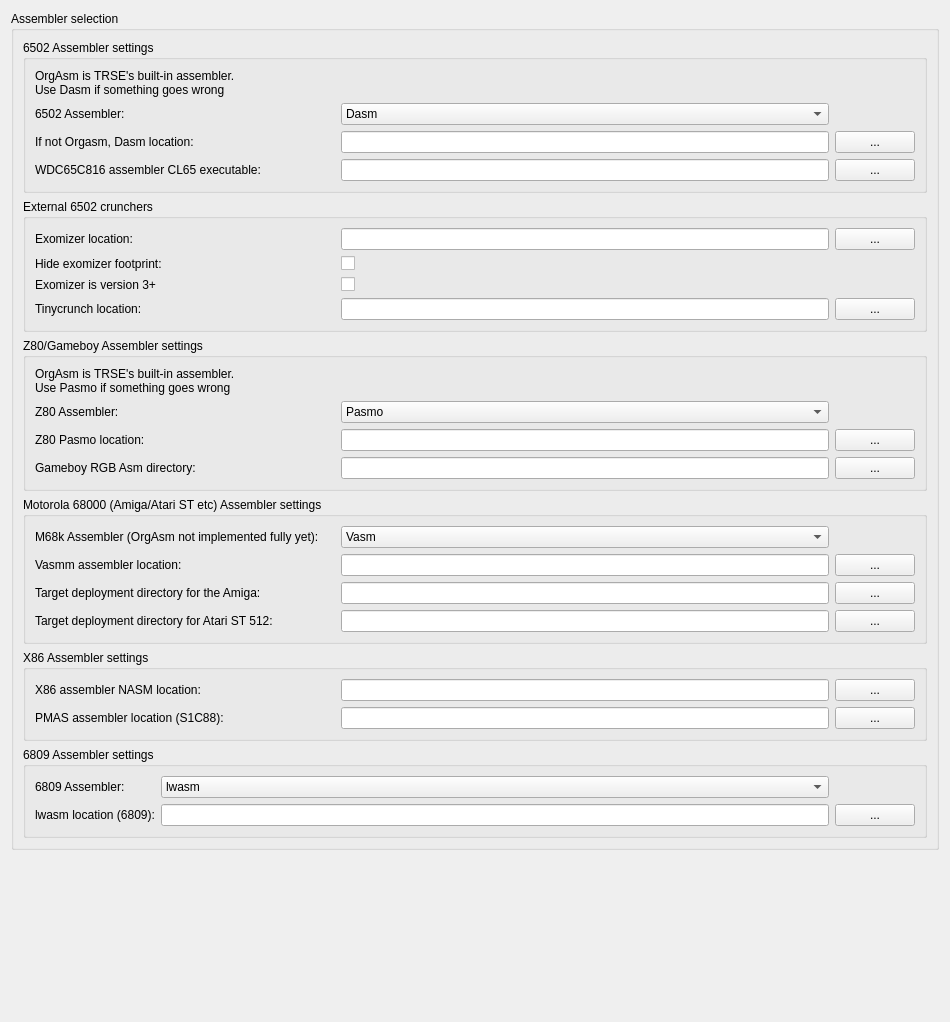
           <widget class="QWidget" name="scrollAreaWidgetContents_5">
            <property name="geometry">
             <rect>
              <x>0</x>
              <y>0</y>
              <width>950</width>
              <height>1022</height>
             </rect>
            </property>
            <layout class="QGridLayout" name="gridLayout_27">
             <item row="0" column="0">
              <layout class="QVBoxLayout" name="verticalLayout_2">
               <item>
                <widget class="QGroupBox" name="groupBox_6">
                 <property name="title">
                  <string>Assembler selection</string>
                 </property>
                 <layout class="QGridLayout" name="gridLayout_6">
                  <item row="4" column="0">
                   <widget class="QGroupBox" name="groupBox_4">
                    <property name="title">
                     <string>Motorola 68000 (Amiga/Atari ST etc) Assembler settings</string>
                    </property>
                    <layout class="QGridLayout" name="gridLayout_13">
                     <item row="0" column="0">
                      <layout class="QGridLayout" name="gridLayout_9">
                       <item row="1" column="1">
                        <widget class="QLineEdit" name="leVasmm"/>
                       </item>
                       <item row="3" column="0">
                        <widget class="QLabel" name="label_40">
                         <property name="text">
                          <string>Target deployment directory for Atari ST 512:</string>
                         </property>
                        </widget>
                       </item>
                       <item row="3" column="2">
                        <widget class="QPushButton" name="btn68kTargetDirAtariST">
                         <property name="text">
                          <string>...</string>
                         </property>
                        </widget>
                       </item>
                       <item row="2" column="2">
                        <widget class="QPushButton" name="btn68kTargetDir">
                         <property name="text">
                          <string>...</string>
                         </property>
                        </widget>
                       </item>
                       <item row="1" column="2">
                        <widget class="QPushButton" name="btnVasmm">
                         <property name="text">
                          <string>...</string>
                         </property>
                        </widget>
                       </item>
                       <item row="2" column="0">
                        <widget class="QLabel" name="label_25">
                         <property name="text">
                          <string>Target deployment directory for the Amiga:</string>
                         </property>
                        </widget>
                       </item>
                       <item row="2" column="1">
                        <widget class="QLineEdit" name="le68kTargetDir"/>
                       </item>
                       <item row="1" column="0">
                        <widget class="QLabel" name="label_24">
                         <property name="minimumSize">
                          <size>
                           <width>300</width>
                           <height>0</height>
                          </size>
                         </property>
                         <property name="text">
                          <string>Vasmm assembler location:</string>
                         </property>
                        </widget>
                       </item>
                       <item row="3" column="1">
                        <widget class="QLineEdit" name="le68kTargetDirAtariST"/>
                       </item>
                       <item row="0" column="0">
                        <widget class="QLabel" name="label_77">
                         <property name="text">
                          <string>M68k Assembler (OrgAsm not implemented fully yet):</string>
                         </property>
                        </widget>
                       </item>
                       <item row="0" column="1">
                        <widget class="QComboBox" name="cmbAssemblerM68k">
                         <item>
                          <property name="text">
                           <string>Vasm</string>
                          </property>
                         </item>
                         <item>
                          <property name="text">
                           <string>OrgAsm</string>
                          </property>
                         </item>
                        </widget>
                       </item>
                      </layout>
                     </item>
                    </layout>
                   </widget>
                  </item>
                  <item row="1" column="0">
                   <widget class="QGroupBox" name="groupBox_2">
                    <property name="title">
                     <string>External 6502 crunchers</string>
                    </property>
                    <layout class="QGridLayout" name="gridLayout_14">
                     <item row="0" column="0">
                      <layout class="QGridLayout" name="gridLayout_8">
                       <item row="4" column="2">
                        <widget class="QLineEdit" name="leTinyCrunch"/>
                       </item>
                       <item row="4" column="3">
                        <widget class="QPushButton" name="btnTinyCrunch">
                         <property name="text">
                          <string>...</string>
                         </property>
                        </widget>
                       </item>
                       <item row="1" column="0">
                        <widget class="QLabel" name="label_10">
                         <property name="text">
                          <string>Hide exomizer footprint: </string>
                         </property>
                        </widget>
                       </item>
                       <item row="0" column="3">
                        <widget class="QPushButton" name="btnExomizer">
                         <property name="text">
                          <string>...</string>
                         </property>
                        </widget>
                       </item>
                       <item row="4" column="0">
                        <widget class="QLabel" name="label_22">
                         <property name="text">
                          <string>Tinycrunch location:</string>
                         </property>
                        </widget>
                       </item>
                       <item row="0" column="2">
                        <widget class="QLineEdit" name="leExomizer"/>
                       </item>
                       <item row="1" column="2">
                        <widget class="QCheckBox" name="chkExomizerFootprint">
                         <property name="text">
                          <string/>
                         </property>
                        </widget>
                       </item>
                       <item row="0" column="0">
                        <widget class="QLabel" name="label_6">
                         <property name="minimumSize">
                          <size>
                           <width>300</width>
                           <height>0</height>
                          </size>
                         </property>
                         <property name="text">
                          <string>Exomizer location:</string>
                         </property>
                        </widget>
                       </item>
                       <item row="3" column="2">
                        <widget class="QCheckBox" name="chkExomizer">
                         <property name="text">
                          <string/>
                         </property>
                        </widget>
                       </item>
                       <item row="3" column="0">
                        <widget class="QLabel" name="label_13">
                         <property name="text">
                          <string>Exomizer is version 3+</string>
                         </property>
                        </widget>
                       </item>
                      </layout>
                     </item>
                    </layout>
                   </widget>
                  </item>
                  <item row="5" column="0">
                   <widget class="QGroupBox" name="groupBox_18">
                    <property name="title">
                     <string>X86 Assembler settings</string>
                    </property>
                    <layout class="QGridLayout" name="gridLayout_32">
                     <item row="1" column="0">
                      <widget class="QLabel" name="label_67">
                       <property name="text">
                        <string>PMAS assembler location (S1C88):</string>
                       </property>
                      </widget>
                     </item>
                     <item row="1" column="1">
                      <widget class="QLineEdit" name="lePMAS">
                       <property name="text">
                        <string/>
                       </property>
                      </widget>
                     </item>
                     <item row="0" column="1">
                      <widget class="QLineEdit" name="leNasm"/>
                     </item>
                     <item row="0" column="0">
                      <widget class="QLabel" name="label_35">
                       <property name="minimumSize">
                        <size>
                         <width>300</width>
                         <height>0</height>
                        </size>
                       </property>
                       <property name="text">
                        <string>X86 assembler NASM location:</string>
                       </property>
                      </widget>
                     </item>
                     <item row="0" column="2">
                      <widget class="QPushButton" name="btnNasm">
                       <property name="text">
                        <string>...</string>
                       </property>
                      </widget>
                     </item>
                     <item row="1" column="2">
                      <widget class="QPushButton" name="btnPMAS">
                       <property name="text">
                        <string>...</string>
                       </property>
                      </widget>
                     </item>
                    </layout>
                   </widget>
                  </item>
                  <item row="0" column="0">
                   <widget class="QGroupBox" name="groupBox_10">
                    <property name="title">
                     <string>6502 Assembler settings</string>
                    </property>
                    <layout class="QGridLayout" name="gridLayout_10" columnstretch="0,0,0">
                     <item row="3" column="2">
                      <widget class="QPushButton" name="btnCL65">
                       <property name="text">
                        <string>...</string>
                       </property>
                      </widget>
                     </item>
                     <item row="2" column="0">
                      <widget class="QLabel" name="label_2">
                       <property name="text">
                        <string>If not Orgasm, Dasm location:</string>
                       </property>
                      </widget>
                     </item>
                     <item row="2" column="2">
                      <widget class="QPushButton" name="btnDasm">
                       <property name="text">
                        <string>...</string>
                       </property>
                      </widget>
                     </item>
                     <item row="3" column="1">
                      <widget class="QLineEdit" name="leCL65">
                       <property name="text">
                        <string/>
                       </property>
                      </widget>
                     </item>
                     <item row="1" column="1">
                      <widget class="QComboBox" name="cmbAssembler">
                       <item>
                        <property name="text">
                         <string>Dasm</string>
                        </property>
                       </item>
                       <item>
                        <property name="text">
                         <string>OrgAsm</string>
                        </property>
                       </item>
                      </widget>
                     </item>
                     <item row="3" column="0">
                      <widget class="QLabel" name="label_61">
                       <property name="text">
                        <string>WDC65C816 assembler CL65 executable:</string>
                       </property>
                      </widget>
                     </item>
                     <item row="2" column="1">
                      <widget class="QLineEdit" name="leDasm"/>
                     </item>
                     <item row="0" column="0">
                      <widget class="QLabel" name="label_17">
                       <property name="minimumSize">
                        <size>
                         <width>300</width>
                         <height>0</height>
                        </size>
                       </property>
                       <property name="text">
                        <string>OrgAsm is TRSE's built-in assembler. 
Use Dasm if something goes wrong</string>
                       </property>
                      </widget>
                     </item>
                     <item row="1" column="0">
                      <widget class="QLabel" name="label_15">
                       <property name="text">
                        <string>6502 Assembler:</string>
                       </property>
                      </widget>
                     </item>
                    </layout>
                   </widget>
                  </item>
                  <item row="6" column="0">
                   <widget class="QGroupBox" name="groupBox_19">
                    <property name="title">
                     <string>6809 Assembler settings</string>
                    </property>
                    <layout class="QGridLayout" name="gridLayout_45">
                     <item row="1" column="2">
                      <widget class="QPushButton" name="btnWasm">
                       <property name="text">
                        <string>...</string>
                       </property>
                      </widget>
                     </item>
                     <item row="1" column="1">
                      <widget class="QLineEdit" name="leWasm">
                       <property name="text">
                        <string/>
                       </property>
                      </widget>
                     </item>
                     <item row="0" column="0">
                      <widget class="QLabel" name="label_99">
                       <property name="text">
                        <string>6809 Assembler:</string>
                       </property>
                      </widget>
                     </item>
                     <item row="1" column="0">
                      <widget class="QLabel" name="label_98">
                       <property name="text">
                        <string>lwasm location (6809):</string>
                       </property>
                      </widget>
                     </item>
                     <item row="0" column="1">
                      <widget class="QComboBox" name="cmb6809Assembler">
                       <item>
                        <property name="text">
                         <string>lwasm</string>
                        </property>
                       </item>
                       <item>
                        <property name="text">
                         <string>OrgAsm</string>
                        </property>
                       </item>
                      </widget>
                     </item>
                    </layout>
                   </widget>
                  </item>
                  <item row="2" column="0">
                   <widget class="QGroupBox" name="groupBox_17">
                    <property name="title">
                     <string>Z80/Gameboy Assembler settings</string>
                    </property>
                    <layout class="QGridLayout" name="gridLayout_11">
                     <item row="0" column="0">
                      <widget class="QLabel" name="label_20">
                       <property name="minimumSize">
                        <size>
                         <width>300</width>
                         <height>0</height>
                        </size>
                       </property>
                       <property name="text">
                        <string>OrgAsm is TRSE's built-in assembler. 
Use Pasmo if something goes wrong</string>
                       </property>
                      </widget>
                     </item>
                     <item row="3" column="0">
                      <widget class="QLabel" name="label_38">
                       <property name="text">
                        <string>Gameboy RGB Asm directory:</string>
                       </property>
                      </widget>
                     </item>
                     <item row="3" column="2">
                      <widget class="QPushButton" name="btnRgbAsmDir">
                       <property name="text">
                        <string>...</string>
                       </property>
                      </widget>
                     </item>
                     <item row="1" column="0">
                      <widget class="QLabel" name="label_55">
                       <property name="text">
                        <string>Z80 Assembler:</string>
                       </property>
                      </widget>
                     </item>
                     <item row="2" column="1">
                      <widget class="QLineEdit" name="lePasmo">
                       <property name="text">
                        <string/>
                       </property>
                      </widget>
                     </item>
                     <item row="2" column="2">
                      <widget class="QPushButton" name="btnPasmo">
                       <property name="text">
                        <string>...</string>
                       </property>
                      </widget>
                     </item>
                     <item row="1" column="1">
                      <widget class="QComboBox" name="cmbAssemblerZ80">
                       <item>
                        <property name="text">
                         <string>Pasmo</string>
                        </property>
                       </item>
                       <item>
                        <property name="text">
                         <string>OrgAsm</string>
                        </property>
                       </item>
                      </widget>
                     </item>
                     <item row="3" column="1">
                      <widget class="QLineEdit" name="leRGBAsmDir">
                       <property name="text">
                        <string/>
                       </property>
                      </widget>
                     </item>
                     <item row="2" column="0">
                      <widget class="QLabel" name="label_39">
                       <property name="text">
                        <string>Z80 Pasmo location:</string>
                       </property>
                      </widget>
                     </item>
                    </layout>
                   </widget>
                  </item>
                 </layout>
                </widget>
               </item>
              </layout>
             </item>
             <item row="1" column="0">
              <spacer name="verticalSpacer_3">
               <property name="orientation">
                <enum>Qt::Vertical</enum>
               </property>
               <property name="sizeHint" stdset="0">
                <size>
                 <width>20</width>
                 <height>40</height>
                </size>
               </property>
              </spacer>
             </item>
            </layout>
           </widget>
